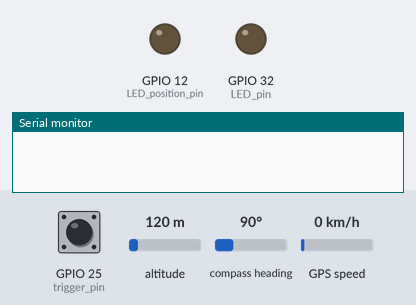
The sketch below on a simulated ESP32. Parts: output pins drawn as LEDs (lit = HIGH), the last lines printed to the serial monitor. Inputs (shaded band) come from the test bench; at power-on: GPIO 25 (trigger_pin) LOW, altitude 120 m, compass heading 90°, GPS speed 0 km/h. Storage starts empty; the GPS gets a fix after 3 s at 37.7749, -122.4194 with 8 satellites.

Above: at 2.2 s.
2.3 s: GPIO 25 (trigger_pin) driven HIGH
At 2.9 s:
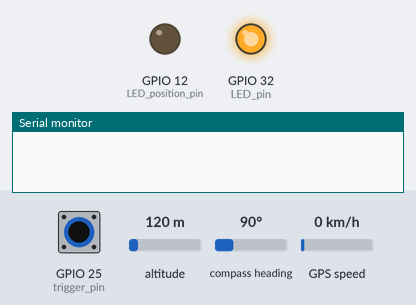
At 3.5 s:
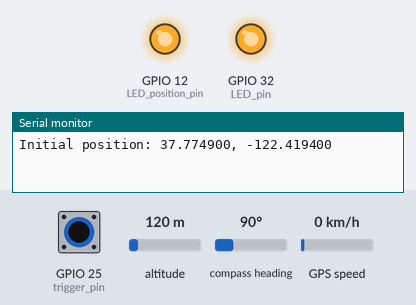
9.5 s: GPIO 25 (trigger_pin) pulsed LOW 5 times (0.12 s each, 0.3 s apart)
At 11.4 s:
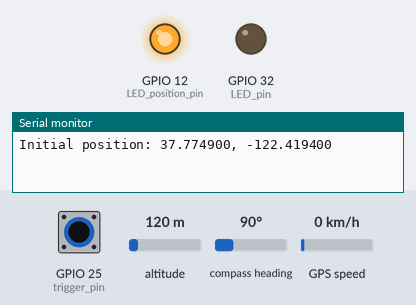
Timing chart, 0 to 12.9 s (numbered marks = the images above; inputs shaded):
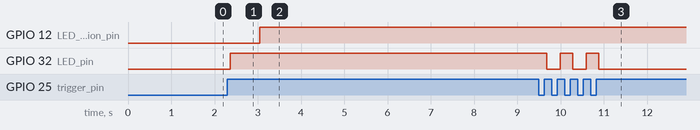

Measured:
- after the input at 2.3 s, GPIO 32 (LED_pin): LOW → HIGH after 0.07 s
- after the input at 9.5 s, GPIO 32 (LED_pin): alternates HIGH for 0.29 s and LOW for 0.31 s, 5 changes in all, then stays LOW, starting after 0.18 s

The sketch:

RYS352A_Reyax_GPS_Module.ino
```cpp
#include <HardwareSerial.h>
#include <TinyGPSPlus.h>
#include "FS.h"
#include "SD.h"
#include "SPI.h"

#define RX_gps 16
#define TX_gps 17

#define trigger_pin 25
#define LED_pin 32  //red
#define LED_position_pin 12 //green

HardwareSerial gps_serial(2);

TinyGPSPlus gps;

double last_lat = 0;
double last_lng = 0;

const int chipSelect = 5;
bool recording = false;
bool has_valid_position = false;
String recording_file = "";

int ledState = LOW;
int buttonState;
int lastButtonState = LOW;
unsigned long lastDebounceTime = 0;
unsigned long debounceDelay = 50;

void setup() {
  Serial.begin(115200);

  pinMode(LED_pin, OUTPUT);
  pinMode(LED_position_pin, OUTPUT);
  pinMode(trigger_pin, INPUT);
  digitalWrite(LED_pin, LOW);
  digitalWrite(LED_position_pin, LOW);

  // see if the card is present and can be initialized:
  if (!SD.begin(chipSelect)) {
    Serial.println("Card failed, or not present");
    // don't do anything more:
    while (1);
  }

  gps_serial.begin(115200, SERIAL_8N1, RX_gps, TX_gps);

  //wait a bit for serail to stabilize
  delay(1000);
}

void loop() {
  int reading = digitalRead(trigger_pin);
  if (reading != lastButtonState) {
    // reset the debouncing timer
    lastDebounceTime = millis();
  }

  if ((millis() - lastDebounceTime) > debounceDelay) {
    // whatever the reading is at, it's been there for longer than the debounce
    // delay, so take it as the actual current state:

    // if the button state has changed:
    if (reading != buttonState) {
      buttonState = reading;

      // only toggle the LED if the new button state is HIGH
      if (buttonState == HIGH) {
        ledState = !ledState;
        if(recording) {
          //stop recording and finalize file
          finalizeFile();
          recording = false;
        } else {
          //start recording
          recording_file = getNextFileName(SD);
          startFile();
          recording = true;
        }
      }
    }
  }

  // set the LEDs:
  digitalWrite(LED_pin, ledState);
  digitalWrite(LED_position_pin, has_valid_position ? HIGH : LOW);

  // save the reading. Next time through the loop, it'll be the lastButtonState:
  lastButtonState = reading;

  if (Serial.available()) {
    String content = Serial.readString();
    content.trim();
    if (content.startsWith("gps:")) {
      Serial.println("Writing to GPS Module");
      sendGPSCommand(content.substring(4));
    } else if (content == "current_gps") {
      Serial.println("Current position: " + String(gps.location.lat(), 6) + ", " + String(gps.location.lng(), 6));
      Serial.println("Distance: " + String(gps.distanceBetween(gps.location.lat(), gps.location.lng(), last_lat, last_lng)));
      Serial.println("Altitude: " + String(gps.altitude.meters()));
      Serial.println("Failed Checksum: " + String(gps.failedChecksum()));
      recordGPSPosition();
    }
  }

  String gps_incomming = "";
  while (gps_serial.available() > 0) {
    char c = (char)gps_serial.read();
    gps_incomming += c;
    if (gps.encode(c)) {
      handleLocation();
    }
  }
  // if(gps_incomming != "") {
  //   Serial.println(gps_incomming);
  // }
}

String getNextFileName(fs::FS& fs) {
  int count = 1;
  File root = fs.open("/");
  if (!root) {
    Serial.println("Failed to open directory");
    return "";
  }
  if (!root.isDirectory()) {
    Serial.println("Not a directory");
    return "";
  }

  File file = root.openNextFile();
  while (file) {
    if (!file.isDirectory()) {
      count++;
    }
    file = root.openNextFile();
  }
  char buffer [9];
  sprintf (buffer, "%04d.kml", count);
  return buffer;
}

void startFile() {
  String file_start = R"=="==(<?xml version="1.0" encoding="UTF-8"?>
  <kml xmlns="http://www.opengis.net/kml/2.2">
    <Document>
      <name>Paths</name>
      <description>Recorded path using the Nature Trail Mapper</description>
      <Style id="yellowLineGreenPoly">
        <LineStyle>
          <color>7f00ffff</color>
          <width>4</width>
        </LineStyle>
        <PolyStyle>
          <color>7f00ff00</color>
        </PolyStyle>
      </Style>
      <Placemark>
        <name>Recorded Path</name>
        <description>A line indicated a recorded path.</description>
        <styleUrl>#yellowLineGreenPoly</styleUrl>
        <LineString>
          <extrude>0</extrude>
          <tessellate>0</tessellate>
          <altitudeMode>clampToGround</altitudeMode>
          <coordinates>)=="==";
  writeToFile(recording_file, file_start, FILE_WRITE);
}

void finalizeFile() {
  String file_start = R"(</coordinates>
        </LineString>
      </Placemark>
    </Document>
  </kml>)";
  writeToFile(recording_file, file_start);
}

void writeToFile(String file_name, String data_to_write) {
  writeToFile(file_name, data_to_write, FILE_APPEND);
}

void writeToFile(String file_name, String data_to_write, char* mode) {
  File dataFile = SD.open("/" + file_name, mode);

  // if the file is available, write to it:
  if (dataFile) {
    dataFile.println(data_to_write);
    dataFile.close();
  }
  // if the file isn't open, pop up an error:
  else {
    Serial.println("error opening file");
  }
}

void sendGPSCommand(String command) {
  command = command + "\r\n";
  char* buf = (char*)malloc(sizeof(char) * command.length() + 1);
  Serial.println(command);
  command.toCharArray(buf, command.length() + 1);
  gps_serial.write(buf);
  free(buf);
}

void recordGPSPosition() {
  if(recording) {
    writeToFile(recording_file, String(gps.location.lng(), 6) + "," + String(gps.location.lat(), 6) + "," + String(gps.altitude.meters()));
  }
}

void handleLocation() {
  if (gps.location.isValid()) {
    has_valid_position = true;
    if (last_lat == 0 || last_lng == 0) {
      //first position, set initial values
      last_lat = gps.location.lat();
      last_lng = gps.location.lng();
      Serial.println("Initial position: " + String(last_lat, 6) + ", " + String(last_lng, 6));
      recordGPSPosition();
    } else {
      //update last position if distance is greater than 1m
      if (gps.distanceBetween(gps.location.lat(), gps.location.lng(), last_lat, last_lng) > 1) {
        last_lat = gps.location.lat();
        last_lng = gps.location.lng();
        Serial.println("Updated position: " + String(last_lat, 6) + ", " + String(last_lng, 6) + ", " + String(gps.altitude.meters()));
        recordGPSPosition();
      }
    }
  } else {
    has_valid_position = false;
  }
}
```
